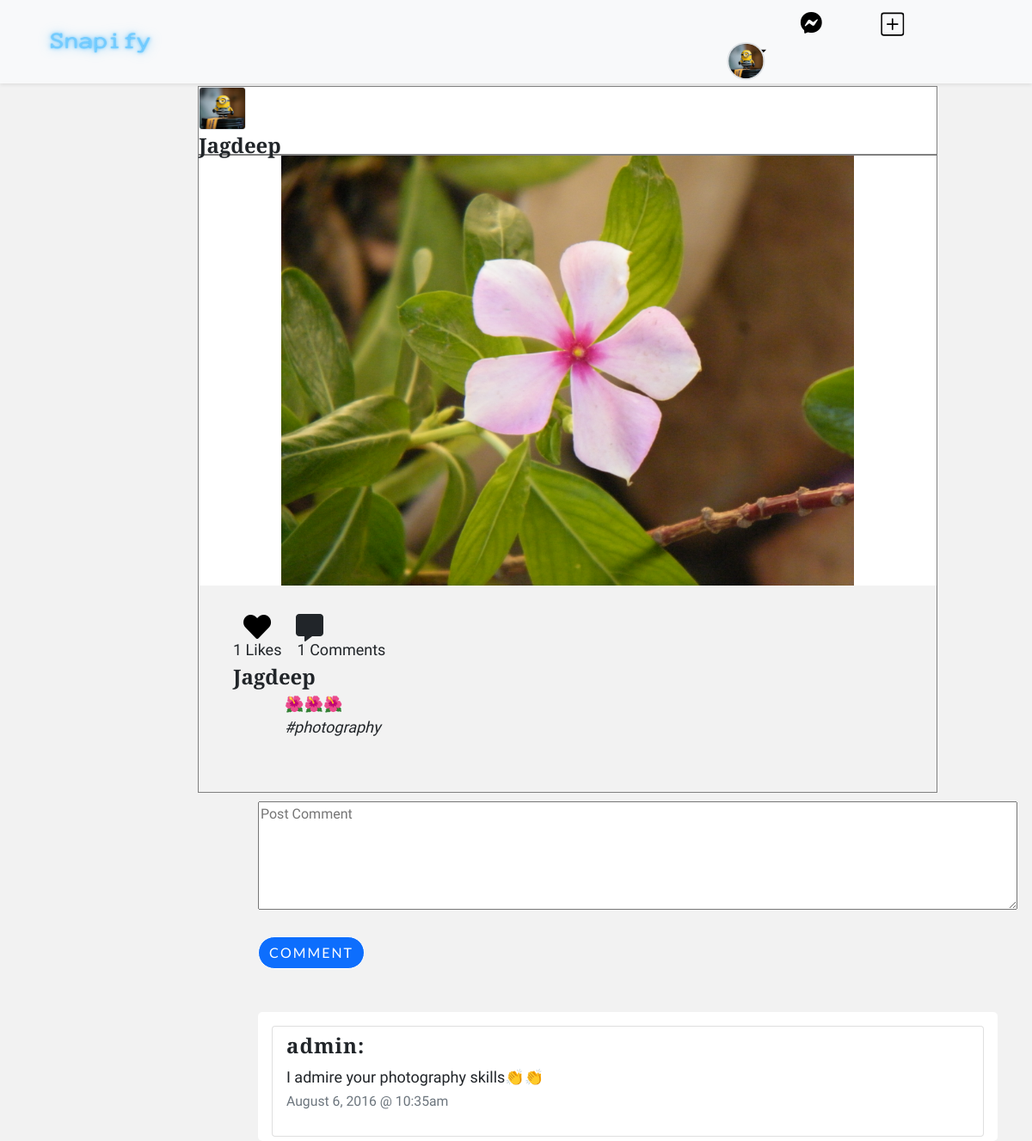
Screenshot of /postdetails/6 (signed in) with the database file from the repository.
### app/models.py (models this page shows, shortened)
class profile(models.Model):
    dp = models.ImageField(upload_to='dp', null=True, verbose_name='dp',default="/static/img/avatar7.png", blank = True, unique = True)
    user = models.ForeignKey(User, on_delete=models.CASCADE, null=True)
    bio = models.TextField(max_length=150, verbose_name='bio', null=True, blank=False)

class Post(models.Model):
    description = models.CharField(max_length=255, blank=True)
    file = models.FileField(upload_to = "post", null=False, default="")
    user_name = models.ForeignKey(User, on_delete=models.CASCADE)
    p_dp = models.ImageField(upload_to='dp', null=True,default="/static/img/avatar8.png", blank = True)
    tags = models.CharField(max_length=100, blank=True)
    post_time = models.DateTimeField(default=timezone.now)
    likes = models.IntegerField(default=0)
    comnt = models.IntegerField(default=0)
    def file_type(self):
        name, extension = os.path.splitext(self.file.name)
        if extension == '.jpg':
            return 'jpg'
        elif extension == '.JPG':
            return 'JPG'
        elif extension == '.jpeg':
            return 'jpeg'
        elif extension == '.JPEG':
            return 'JPEG'
        elif extension == '.mp4':
            return 'mp4'
        elif extension == '.MP4':
            return 'MP4'

class Comment(models.Model):
    post = models.ForeignKey(Post, on_delete=models.CASCADE)
    user = models.ForeignKey(User, on_delete=models.CASCADE)
    body = models.TextField()
    date = models.DateTimeField(default=timezone.now)

### app/views.py (the view, shortened to what this page needs)
# urls.py: path('postdetails/<int:id>',views.postdetails, name='postdetails'),
def postdetails(request, id):
    post = Post.objects.all().filter(id = id)
    user = request.user
    post_ = Post.objects.get(id=id)
    comments = Comment.objects.all().filter(post = post_).order_by('-date')
    p_comnt = post_.comnt
    comm_count = Comment.objects.all().filter(post = post_).count()
    dp_ = profile.objects.get(user = user)
    dp = dp_.dp
    context = {'post': post,'comments': comments, 'dp':dp, 'count': comm_count}
    return render(request, 'postdetails.html', context)

### app/templates/postdetails.html (shortened to what this page needs)
{% load static %}
<!DOCTYPE html>
<html>
<head>
    <link rel="stylesheet" href="{% static 'bootstrap/css/bootstrap.min.css' %}">
    <link rel="stylesheet" href="https://use.fontawesome.com/releases/v5.12.0/css/all.css">
    <link rel="stylesheet" href="https://cdnjs.cloudflare.com/ajax/libs/font-awesome/4.7.0/css/font-awesome.min.css">
    <link rel="stylesheet" href="https://cdnjs.cloudflare.com/ajax/libs/ionicons/2.0.1/css/ionicons.min.css">
    <link rel="stylesheet" href="https://maxcdn.icons8.com/fonts/line-awesome/1.1/css/line-awesome.min.css">
    <link rel="stylesheet" href="https://cdnjs.cloudflare.com/ajax/libs/simple-line-icons/2.4.1/css/simple-line-icons.min.css">
    <link rel="stylesheet" href="{% static 'fonts/fontawesome5-overrides.min.css' %}">
    <link rel="stylesheet" href="{% static 'css/styles.min.css' %}">
    <link rel="stylesheet" href="{% static 'css/profile.css' %}">
    <link rel="stylesheet" href="https://cdnjs.cloudflare.com/ajax/libs/Swiper/6.4.8/swiper-bundle.min.css">
</head>
<body style="background: rgb(242,242,242);">
    <nav class="navbar navbar-light navbar-expand-lg fixed-top shadow-sm" id="mainNav" style="border-color: transparent;border-bottom-color: var(--bs-red);background: var(--bs-light);">
        <div class="container"><a href="/"><img src="{% static 'img/Snapify (1).png' %}" style="width: 150px;height: 55px;"></a>
            <div class="d-xxl-flex align-items-xxl-center" style="margin: 0px;padding: 0px;margin-right: 0px;transform: scale(0.80);"><a href="/" style=""></a><a href="/index"><i class="fab fa-facebook-messenger d-xxl-flex align-items-xxl-center" style="margin-right: 100px;transform: scale(2);"></i></a><a href="/post"></a>
                <div class="dropdown" style="margin-right: 50px">
                  <a class="dropdown-toggle" href="#" role="button" id="dropdownMenuLink" data-bs-toggle="dropdown" aria-expanded="false">
                   <img class="border rounded-circle d-xxl-flex align-items-xxl-center" style="width: 25px;height: 25px;transform: scale(2.20);margin-right: 0;margin-top: 26px;padding-bottom: 0px;" src="/media/{{dp}}">
                  </a>
                </div>
            </div>
        </div>
    </nav>
    {% for p in post %}
    <div class="container" style="padding: 0px; margin-top: 100px;">
        <div style="width:860px; margin-left:200px; ">
            <div class="row" style="margin-top: 20px;height: 0px;margin-left: 0px;margin-right: 0px;">
                <div class="col" style="height: 0px;padding-right: 0px;padding-left: 0px;">
                    <div class="d-xxl-flex align-items-xxl-center" style="height: 80px;background: #ffffff;margin-left: 0px; border: 0.5px solid grey;">
                        <div class="d-xxl-flex justify-content-xxl-center align-items-xxl-end" style="width: 370px;">
                            <div class="d-xxl-flex justify-content-xxl-center" style="width: 80px;height: 50px;"><img class="img-thumbnail d-xxl-flex justify-content-xxl-center align-items-xxl-center" src="/media/{{p.p_dp}}" style="width: 55px;height: 50px;padding: 0px;margin-left: 0px;"></div>
                            <div class="d-xxl-flex justify-content-xxl-center" style="width: 150px;height: 40px;margin-left: 0px;margin-top: 0px;">
                                <p class="d-xxl-flex" style="margin: 0px;margin-bottom: 0px;font-family: Bitter, serif;font-weight: bold;font-size: 24px;">{{p.user_name}}</p>
                            </div>
                        </div>
                    </div>
                </div>
            </div>
            <div style="margin-top: 80px;margin-bottom: 0px;border: 0.5px solid grey;">
                <div style="display: flex; justify-content: center; background-color: white;">
                        {% if p.file_type == "jpg" %}
                        <img src="/media/{{p.file}}" style="height: 500px; width:fit-content; object-fit: contain;">
                        {% elif p.file_type == "JPG" %}
                        <img src="/media/{{p.file}}" style="height: 500px; width:fit-content; object-fit: contain;">
                        {% elif p.file_type == "jpeg" %}
                        <img src="/media/{{p.file}}" style="height: 500px; width:fit-content; object-fit: contain;">
                        {% elif p.file_type == "JPEG" %}
                        <img src="/media/{{p.file}}" style="height: 500px; width:fit-content; object-fit: contain;">
                        {% elif p.file_type == "mp4" %}
                        <video height="500px" controls>
                            <source src="/media/{{p.file}}" type="video/mp4">
                        </video>
                        {% elif p.file_type == "MP4" %}
                        <video height="500px" controls>
                            <source src="/media/{{p.file}}" type="video/mp4">
                        </video>
                        {% endif %}
                </div>
                <div style="height: 240px;">
                    <a href="{% url 'postlike' p.id %}">
                        <i class="fas fa-heart" style="transform: scale(2);padding-left: 0px;margin-left: 60px;margin-top: 0px;width: 16px;height: 16px; "></i>
                    </a>
                    <i class="fas fa-comment-alt" style="width: 14px;transform: scale(2);padding-left: 0px;margin-left: 40px;margin-top: 40px;height: 14px;"></i>
                    <p style="margin-left:40px; margin-bottom: 0px;">{{p.likes}} Likes &ensp; {{p.comnt}} Comments</p>
                    <p style="margin-bottom: 0px;margin-left: 40px;font-weight: bold;font-size: 24px;font-family: Bitter, serif;">{{p.user_name}}</p>
                    <p style="margin-left:100px">{{p.description}}<br><i>{{p.tags}}</i></p>
                </div>
            </div>
        </div>
    </div>
    {% endfor %}
    <form method="POST" style="margin-left: 300px; margin-top: 10px">
            <textarea name="comm" maxlength="150" rows="5" cols="95" placeholder="Post Comment"></textarea><br><br>
            <button {% for i in comments %} href="/comment/{{i.id}}" {% endfor %} class="btn btn-primary" type="submit">Comment</button>
    </form>
    <div class="card" style="width: 860px;border-color: transparent; margin-left:300px; margin-top:50px">
        {% for i in comments %}
        <div class="card-body" style="height: 150px;border-style: none;border-color: transparent;">
            <ul class="list-group">
                <li class="list-group-item" style="margin-bottom:0px;">
                    <div class="d-flex media">
                        <div class="media-body">
                            <div class="d-flex media" style="overflow:visible;">
                                <div style="overflow:visible;" class="media-body">
                                    <div class="row">
                                        <div class="col-md-12">
                                            <h3 style="font-weight: bold;font-size: 24px;font-family: Bitter, serif;">{{i.user}}:</h3><p>{{i.body}}<br>
                                                <small class="text-muted">August 6, 2016 @ 10:35am </small></p>
                                            </div>
                                        </div>
                                    </div>
                                </div>
                            </div>
                        </div>
                    </div>
            {% endfor %}
        </div>
</body>
</html>

### app/static/css/profile.css (style rules this page uses)
.card { background: #ffffff; -webkit-border-radius: 5px; -moz-border-radius: 5px; border-radius: 5px; border: 0; margin-bottom: 1rem; }
a:link, a:visited, u { color:black; text-decoration: none; }

### rows the page displays
profile: dp (picture)
Post: p_dp (picture), user_name "Jagdeep", file (picture), likes "1", comnt "1", description "🌺🌺🌺", tags "#photography"
Comment: user "admin", body "I admire your photography skills👏👏"
